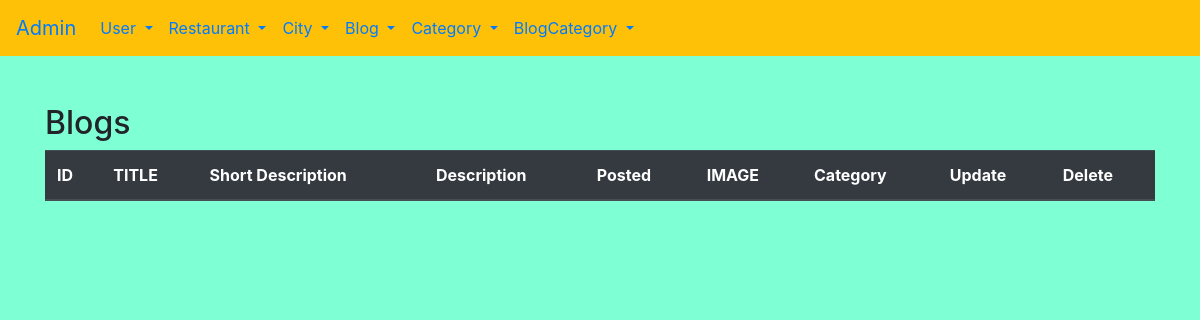
Page /admin/bloglist on the earlier database version.
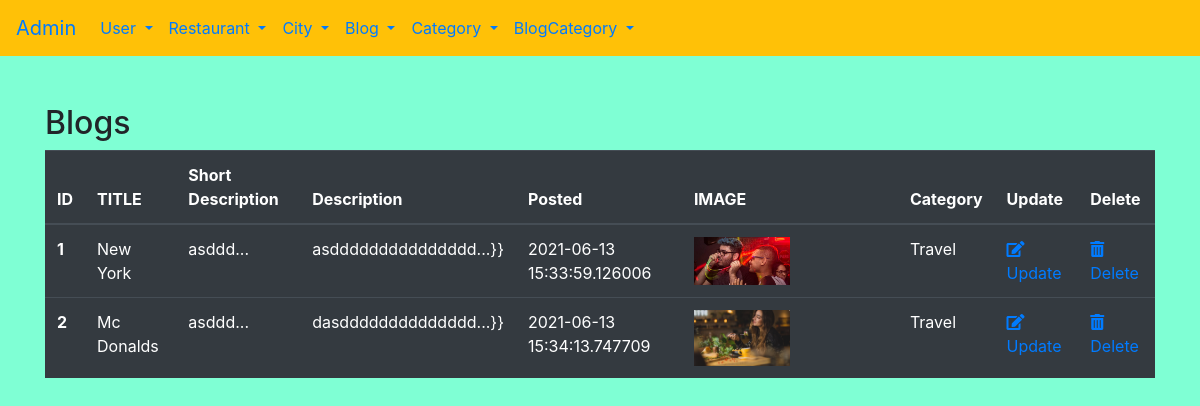
Same page on the later database version.
### gricklo/models.py (models this page shows, shortened)
class Blog(db.Model):
    __tablename__ = "blog"
    id = db.Column(db.Integer, primary_key=True)
    title = db.Column(db.String(50),nullable=False)
    short_description = db.Column(db.String(50),nullable=False)
    description = db.Column(db.Text, nullable=False)
    blog_posted = db.Column(db.DateTime, default=datetime.utcnow)
    image = db.Column(db.String(20), default = "default.png")
    category = db.Column(db.Integer, db.ForeignKey('blogcategory.id'), nullable=False)
    comment = db.relationship('Comment',backref='users',lazy=True, cascade="all,delete")

class BlogCategory(db.Model):
    __tablename__ = "blogcategory"
    id = db.Column(db.Integer, primary_key = True)
    title = db.Column(db.String(50),nullable = False)
    blog =db.relationship('Blog', backref='categories',lazy=True)

### gricklo/controlers.py (the view)
@app.route('/admin/bloglist')
def blog_list():
    blogs = Blog.query.all()
    return render_template('admin/bloglist.html', blogs=blogs )

### gricklo/templates/admin/bloglist.html
{% extends "admin/base.html"%}
{% block content%}
<h2>Blogs</h2>
<div class="container">
    <div class="row">
        <table class="table table-dark">
            <thead>
              <tr>
                <th scope="col">ID</th>
                <th scope="col">TITLE</th>
                <th scope="col">Short Description</th>
                <th scope="col">Description</th>
                <th scope="col">Posted</th>
                <th scope="col">IMAGE</th>
                <th scope="col">Category</th>
                <th scope="col">Update</th>
                <th scope="col">Delete</th>
              </tr>
            </thead>
            <tbody>
                {% for blog in blogs %}
                <tr>
                    <th scope="row">{{blog.id}}</th>
                    <td>{{blog.title}}</td>
                    <td>{{blog.short_description |truncate (8)}}</td>
                    <td>{{blog.description |truncate (20)}}}}</td>
                    <td>{{blog.blog_posted}}</td>
                    <td><img src="/static/uploads/{{blog.image}}" alt="" class="w-50"></td>
                    <td>{{blog.categories.title}}</td>
                    <td><a href="{{url_for('blog_edit', id=blog.id)}}"><i class="fas fa-edit"></i>Update</a></td>
                    <td><a href="{{url_for('blog_delete', id=blog.id)}}" onclick="return confirm('Are you sure to delete?')"><i class="fas fa-trash-alt"></i>Delete</a></td>
                  </tr>
                {% endfor %}
            </tbody>
          </table>
    </div>
</div>
{% endblock %}

Differences in the rows shown:
added Blog: id "1", title "New York", short_description "asddd...", description "asddddddddddddddd...", blog_posted "2021-06-13 15:33:59.126006", image (picture), categories "Travel"
added Blog: id "2", title "Mc Donalds", short_description "asddd...", description "dasdddddddddddddd...", blog_posted "2021-06-13 15:34:13.747709", image (picture), categories "Travel"
